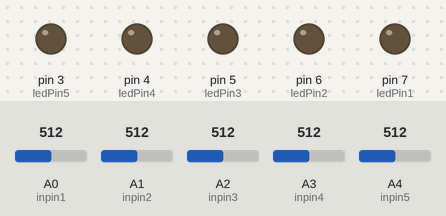
This sketch was run on a simulated Arduino Uno, built with avr-gcc and run on an emulated ATmega328P. Parts: output pins drawn as LEDs (lit = HIGH). Inputs (shaded band) come from the test bench; at power-on: A0 (inpin1) = 512, A1 (inpin2) = 512, A2 (inpin3) = 512, A3 (inpin4) = 512, A4 (inpin5) = 512.

Above: at 1.2 s.
1.3 s: A0 (inpin1) set to 884
2.8 s: A0 (inpin1) set to 917
At 4.0 s:
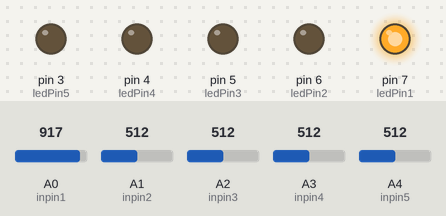
4.3 s: A1 (inpin2) set to 884
5.8 s: A1 (inpin2) set to 915
At 6.2 s:
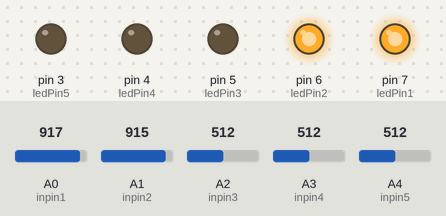
7.3 s: A2 (inpin3) set to 892
8.8 s: A2 (inpin3) set to 919
At 9.05 s:
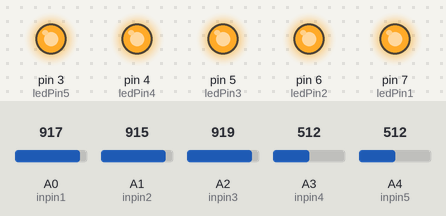
Timing chart, 0 to 12.8 s (numbered marks = the images above; inputs shaded):
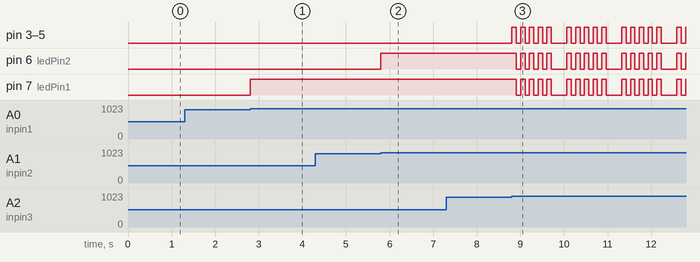

The sketch:

_2.00b_paint.ino
```cpp
int inpin1 = A0;
int inpin2 = A1;
int inpin3 = A2;
int inpin4 = A3;
int inpin5 = A4;

int ledPin1 = 7;
int ledPin2 = 6;
int ledPin3 = 5;
int ledPin4 = 4;
int ledPin5 = 3;

int switch1 = 0;
int switch2 = 0;
int switch3 = 0;
int switch4 = 0;
int switch5 = 0;

int threshold = 900;
void setup() {
  // put your setup code here, to run once:
  Serial.begin(9600);
  pinMode(inpin1, INPUT);
  pinMode(inpin2, INPUT);
  pinMode(inpin3, INPUT);
  pinMode(inpin4, INPUT);
  pinMode(inpin5, INPUT);
  pinMode(ledPin1, OUTPUT);
  pinMode(ledPin2, OUTPUT);
  pinMode(ledPin3, OUTPUT);
  pinMode(ledPin4, OUTPUT);
  pinMode(ledPin5, OUTPUT);
}

void loop() {
  // put your main code here, to run repeatedly:

  if (analogRead(inpin1) > threshold) {
    digitalWrite(ledPin1, HIGH);
    if (switch1==0){ switch1=1;};
  }

  if (analogRead(inpin2) > threshold) {
    digitalWrite(ledPin2, HIGH);
    if (switch2==0){ switch2=1;};
  }

  if (analogRead(inpin3) > threshold) {
    digitalWrite(ledPin3, HIGH);
    if (switch3==0){ switch3=1;};

  }

  if (analogRead(inpin4) > threshold) {
    digitalWrite(ledPin4, HIGH);
    if (switch4==0){ switch4=1;};
  }

  if (analogRead(inpin5) > threshold) {
    digitalWrite(ledPin5, HIGH);
    if (switch5==0){ switch5=1;};
  }
  if (switch1+switch2+switch3>=3) {
    int i = 0;
    while (i<5) {
      digitalWrite(ledPin1, HIGH);
      digitalWrite(ledPin2, HIGH);
      digitalWrite(ledPin3, HIGH);
      digitalWrite(ledPin4, HIGH);
      digitalWrite(ledPin5, HIGH);
      delay(100);
      digitalWrite(ledPin1, LOW);
      digitalWrite(ledPin2, LOW);
      digitalWrite(ledPin3, LOW);
      digitalWrite(ledPin4, LOW);
      digitalWrite(ledPin5, LOW);
      delay(100);
      ++i;
    }
    switch1 = 0;
    switch2 = 0;
    switch3 = 0;
    switch4 = 0;
    switch5 = 0;
    delay(250);
  }
  delay(10);
}
```

Measured:
- the behaviour switches between 900 and 901 on A0 (inpin1) (found by bisection; images 0 and 1)
- the behaviour switches between 900 and 901 on A1 (inpin2) (found by bisection; images 1 and 2)
- the behaviour switches between 900 and 901 on A2 (inpin3) (found by bisection; images 2 and 3)
- after the input at 1.3 s, every drawn part: stays the same
- after the input at 2.8 s, pin 7 (ledPin1): LOW → HIGH at once
- after the input at 4.3 s, every drawn part: stays the same
- after the input at 5.8 s, pin 6 (ledPin2): LOW → HIGH at once
- after the input at 7.3 s, every drawn part: stays the same
- after the input at 8.8 s, pin 3 (ledPin5), pin 4 (ledPin4), pin 5 (ledPin3): LOW → HIGH at once, then repeats every 1.3 s: 4 × (LOW 0.10 s, HIGH 0.10 s), LOW 0.36 s, HIGH 0.10 s; pin 6 (ledPin2), pin 7 (ledPin1): HIGH → LOW after 0.11 s, then repeats every 1.3 s: 3 × (HIGH 0.10 s, LOW 0.10 s), HIGH 0.10 s, LOW 0.36 s, HIGH 0.10 s, LOW 0.10 s
